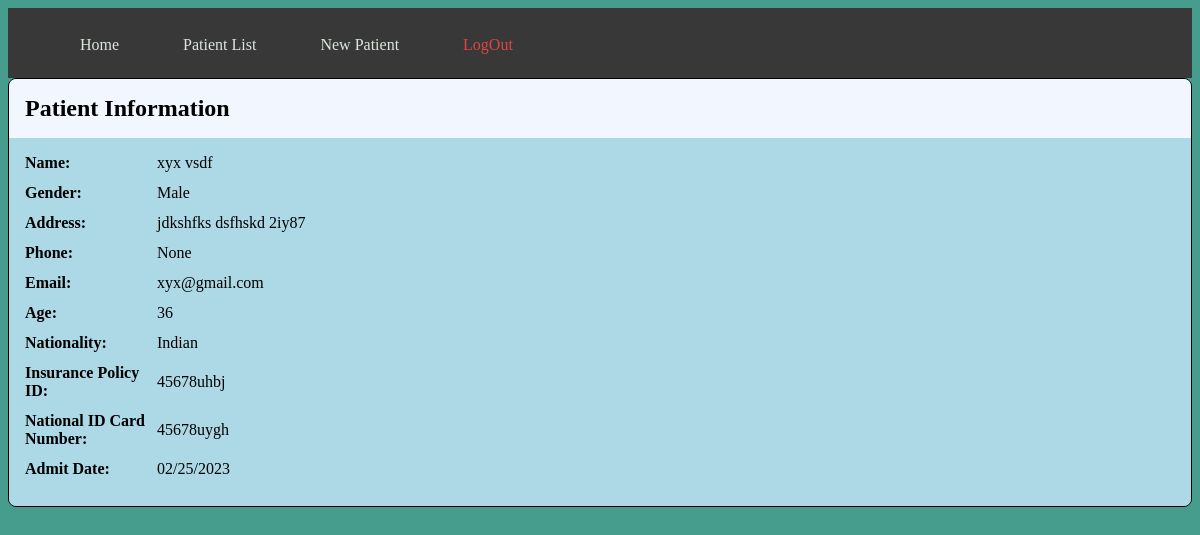
Page /patientlist/1/ (signed in) on the committed database.
### core/models.py (models this page shows)
class Patient_Info(models.Model):
    patient_ID = models.BigAutoField(primary_key=True)
    first_Name = models.CharField(max_length=64,null=False)
    last_Name = models.CharField(max_length=64)
    sex = models.CharField(max_length=10,null=False)
    age = models.IntegerField(null=False)
    nationality = models.CharField(max_length=20,default='Indian')
    address = models.TextField()
    insurance_policy_ID =models.CharField(max_length=12,null=True,blank=True)
    Nation_Card_ID = models.CharField(max_length=15,null=True,blank=True)
    email = models.EmailField(null=True,blank=True)
    admit_date = models.DateField(auto_now_add=True)
    discharge_date = models.DateField(null=True)
    phone = models.CharField(max_length=15,null=True)

### core/views.py (the view)
# urls.py: path('patientlist/<patient_id>/',views.patientInfo,),
def patientInfo(request, patient_id):
    if not request.user.is_authenticated:
        return redirect('/login/')
    patient = get_object_or_404(Patient_Info, patient_ID=patient_id)
    context = {
        'patient': patient,
    }
    return render(request, 'patient_info.html', context)

### template/patient_info.html (shortened to what this page needs)
<!DOCTYPE html>
<html lang="en" style="/*! color: ; */background-color: #469d8d;">
<head>
    <link rel="stylesheet" href="/static/css/style.css">
</head>
<body>
<!DOCTYPE html>
<html lang="en">
<head>
  <link rel="stylesheet" href="style.css">
</head>
<body>
<nav>
  <ul>
    <li><a href="{%url 'home'%}">Home</a></li>
    <li><a href="{% url 'patient_list' %}">Patient List</a></li>
    <li><a href="{% url 'add_patient' %}">New Patient</a></li>
    <li><a href="{% url 'logout' %}" style="color: #dd4545;" >LogOut</a></li>
  </ul>
</nav>
  <div class="patient-info">
  <div class="patient-header">
    <h2>Patient Information</h2>
  </div>
  <div class="patient-body">
    <div class="patient-field">
      <label>Name:</label>
      <span>{{ patient.first_Name }} {{ patient.last_Name }}</span>
    </div>
    <div class="patient-field">
      <label>Gender:</label>
      <span>{{ patient.sex }}</span>
    </div>
    <div class="patient-field">
      <label>Address:</label>
      <span>{{ patient.address }}</span>
    </div>
    <div class="patient-field">
      <label>Phone:</label>
      <span>{{ patient.phone }}</span>
    </div>
    <div class="patient-field">
      <label>Email:</label>
      <span>{{ patient.email }}</span>
    </div>
    <div class="patient-field">
      <label>Age:</label>
      <span>{{ patient.age }}</span>
    </div>
    <div class="patient-field">
      <label>Nationality:</label>
      <span>{{ patient.nationality }}</span>
    </div>
    <div class="patient-field">
      <label>Insurance Policy ID:</label>
      <span>{{ patient.insurance_policy_ID }}</span>
    </div>
    <div class="patient-field">
      <label>National ID Card Number:</label>
      <span>{{ patient.Nation_Card_ID}}</span>
    </div>
    <div class="patient-field">
      <label>Admit Date:</label>
      <span>{{ patient.admit_date|date:"m/d/Y" }}</span>
    </div>
  </div>
</div>
</body>
</html>

### static/css/style.css (style rules this page uses)
.patient-info { border: 1px solid black; border-radius: 8px; overflow: hidden; margin-bottom: 20px; }
.patient-header { display: flex; justify-content: space-between; align-items: center; padding: 16px; background-color: #f2f7ff; }
.patient-header h2 { font-size: 24px; margin: 0; color: black; }
.patient-body { padding: 16px; background-color: lightblue; }
.patient-field { display: flex; align-items: center; margin-bottom: 12px; }
.patient-field label { font-weight: bold; margin-right: 12px; width: 120px; color: black; }
.patient-field span { flex: 1; color: black; }

### template/patient_info.html (style rules this page uses)
.patient-info { border: 1px solid black; border-radius: 8px; overflow: hidden; margin-bottom: 20px; }
.patient-header { display: flex; justify-content: space-between; align-items: center; padding: 16px; background-color: #f2f7ff; }
.patient-header h2 { font-size: 24px; margin: 0; color: black; }
.patient-body { padding: 16px; background-color: lightblue; }
.patient-field { display: flex; align-items: center; margin-bottom: 12px; }
.patient-field label { font-weight: bold; margin-right: 12px; width: 120px; color: black; }
.patient-field span { flex: 1; color: black; }
nav { background-color: #393838; height: 70px; display: flex; justify-content: left; }
ul { list-style: none; display: flex; }
li { margin: 0 20px; }
a { display: block; color: #dce6dd; text-decoration: none; padding: 12px; transition: all 0.3s ease; }

### rows in the picture
Patient_Info: first_Name "xyx", last_Name "vsdf", sex "Male", address "jdkshfks dsfhskd 2iy87", phone "None", email "xyx@gmail.com", age "36", nationality "Indian", insurance_policy_ID "45678uhbj", Nation_Card_ID "45678uygh", admit_date "02/25/2023"
